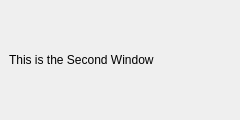
<?xml version="1.0" encoding="UTF-8"?>
<ui version="4.0">
 <class>SecondWindow</class>
 <widget class="QMainWindow" name="SecondWindow">
  <property name="geometry">
   <rect><x>0</x><y>0</y><width>240</width><height>120</height></rect>
  </property>
  <property name="windowTitle">
   <string>Second Window</string>
  </property>
  <widget class="QWidget" name="centralwidget">
   <layout class="QVBoxLayout" name="verticalLayout">
    <item><widget class="QLabel" name="label">
      <property name="text"><string>This is the Second Window</string></property>
    </widget></item>
   </layout>
  </widget>
 </widget>
 <resources/>
 <connections/>
</ui>
